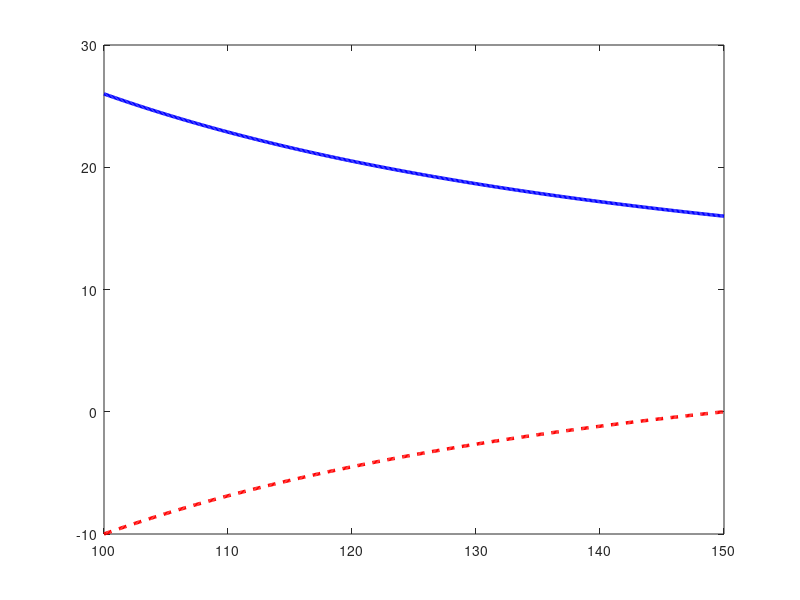

The MATLAB script that drew this image: (Note: this script raises an error after producing the figure.)
% =========================================================
%  SCRIPT 2: Stress Distribution Using Lamé Equations
%  Subject:  Strength of Materials
%  Theory:   Thick-walled cylinder under internal pressure
%
%            Lamé Constants:
%              A =  p_i * r_i^2 / (r_o^2 - r_i^2)
%              B =  p_i * r_i^2 * r_o^2 / (r_o^2 - r_i^2)
%
%            Hoop (circumferential) stress:
%              sigma_h(r) = A + B/r^2
%
%            Radial stress:
%              sigma_r(r) = A - B/r^2
% =========================================================

clc; clear; close all;

fprintf('==============================================\n');
fprintf('  SCRIPT 2: Structural Stress Analysis\n');
fprintf('==============================================\n\n');

% ---------- Geometry & Loading ----------
r_i  = 0.10;          % Inner radius (m)
r_o  = 0.15;          % Outer radius (m)
p_i  = 10e6;          % Internal pressure (Pa)  — 10 MPa
p_o  = 0;             % External pressure (Pa)  — atmospheric neglected

% ---------- Radial Discretisation ----------
r = linspace(r_i, r_o, 500);

% ---------- Lamé Constants ----------
A = (p_i*r_i^2 - p_o*r_o^2) / (r_o^2 - r_i^2);
B = (p_i - p_o) * r_i^2 * r_o^2 / (r_o^2 - r_i^2);

% ---------- Stress Distributions ----------
sigma_hoop   =  A + B ./ r.^2;    % Pa  (always tensile = positive)
sigma_radial =  A - B ./ r.^2;    % Pa  (compressive at inner = negative)

% Convert to MPa for readability
sigma_hoop_MPa   = sigma_hoop   / 1e6;
sigma_radial_MPa = sigma_radial / 1e6;

% ---------- Key Values ----------
sh_inner = (A + B/r_i^2) / 1e6;
sh_outer = (A + B/r_o^2) / 1e6;
sr_inner = (A - B/r_i^2) / 1e6;   % should equal -p_i
sr_outer = (A - B/r_o^2) / 1e6;   % should equal -p_o ≈ 0

fprintf('Internal pressure     : %.1f MPa\n', p_i/1e6);
fprintf('Inner radius          : %.3f m\n', r_i);
fprintf('Outer radius          : %.3f m\n', r_o);
fprintf('\n--- Hoop Stress ---\n');
fprintf('  At inner surface (r = %.2f m): %.2f MPa  ← MAXIMUM\n', r_i, sh_inner);
fprintf('  At outer surface (r = %.2f m): %.2f MPa\n', r_o, sh_outer);
fprintf('\n--- Radial Stress ---\n');
fprintf('  At inner surface (r = %.2f m): %.2f MPa  (= -p_i, check)\n', r_i, sr_inner);
fprintf('  At outer surface (r = %.2f m): %.2f MPa  (≈ 0, check)\n',   r_o, sr_outer);

% ---------- Plot ----------
figure('Name','Script 2 – Stress Distribution','NumberTitle','off', ...
       'Color','white','Position',[150 100 750 500]);

plot(r*1000, sigma_hoop_MPa,   'b-',  'LineWidth', 2.5); hold on;
plot(r*1000, sigma_radial_MPa, 'r--', 'LineWidth', 2.5);
yline(0, 'k:', 'LineWidth', 1);

% Mark critical points
plot(r_i*1000, sh_inner, 'b^', 'MarkerFaceColor','b', 'MarkerSize',10);
plot(r_i*1000, sr_inner, 'rv', 'MarkerFaceColor','r', 'MarkerSize',10);
plot(r_o*1000, sh_outer, 'b^', 'MarkerFaceColor','cyan', 'MarkerSize',10);
plot(r_o*1000, sr_outer, 'rv', 'MarkerFaceColor','#FFA07A', 'MarkerSize',10);

% Annotations
text(r_i*1000+0.3, sh_inner+1.5, sprintf('%.1f MPa', sh_inner), ...
     'FontSize',10,'Color','b','FontWeight','bold');
text(r_i*1000+0.3, sr_inner-2.5, sprintf('%.1f MPa', sr_inner), ...
     'FontSize',10,'Color','r','FontWeight','bold');
text(r_o*1000-5, sh_outer+1.5, sprintf('%.1f MPa', sh_outer), ...
     'FontSize',10,'Color','b');
text(r_o*1000-5, sr_outer+1.5, sprintf('≈ 0'), ...
     'FontSize',10,'Color','r');

% Wall shading
patch([r_i r_o r_o r_i]*1000, ...
      [min(sigma_radial_MPa)-3 min(sigma_radial_MPa)-3 ...
       max(sigma_hoop_MPa)+3   max(sigma_hoop_MPa)+3], ...
      [0.95 0.95 0.85], 'FaceAlpha', 0.2, 'EdgeColor','none');

xlabel('Radial Position, r  (mm)',   'FontSize', 12, 'FontWeight','bold');
ylabel('Stress, \sigma  (MPa)',       'FontSize', 12, 'FontWeight','bold');
title({'Hoop & Radial Stress Distribution — Lamé Equations'; ...
       sprintf('p_i = %.0f MPa  |  r_i = %.0f mm  |  r_o = %.0f mm', ...
               p_i/1e6, r_i*1000, r_o*1000)}, ...
      'FontSize', 13, 'FontWeight','bold');

legend('Hoop stress \sigma_{\theta}', 'Radial stress \sigma_r', ...
       'Zero line', 'Location','east','FontSize',11);
grid on; grid minor;
xlim([r_i*1000 - 1,  r_o*1000 + 1]);
set(gca,'FontSize',11,'LineWidth',1.2);
box on;

fprintf('\n[Script 2 complete] Stress distributions plotted.\n');
